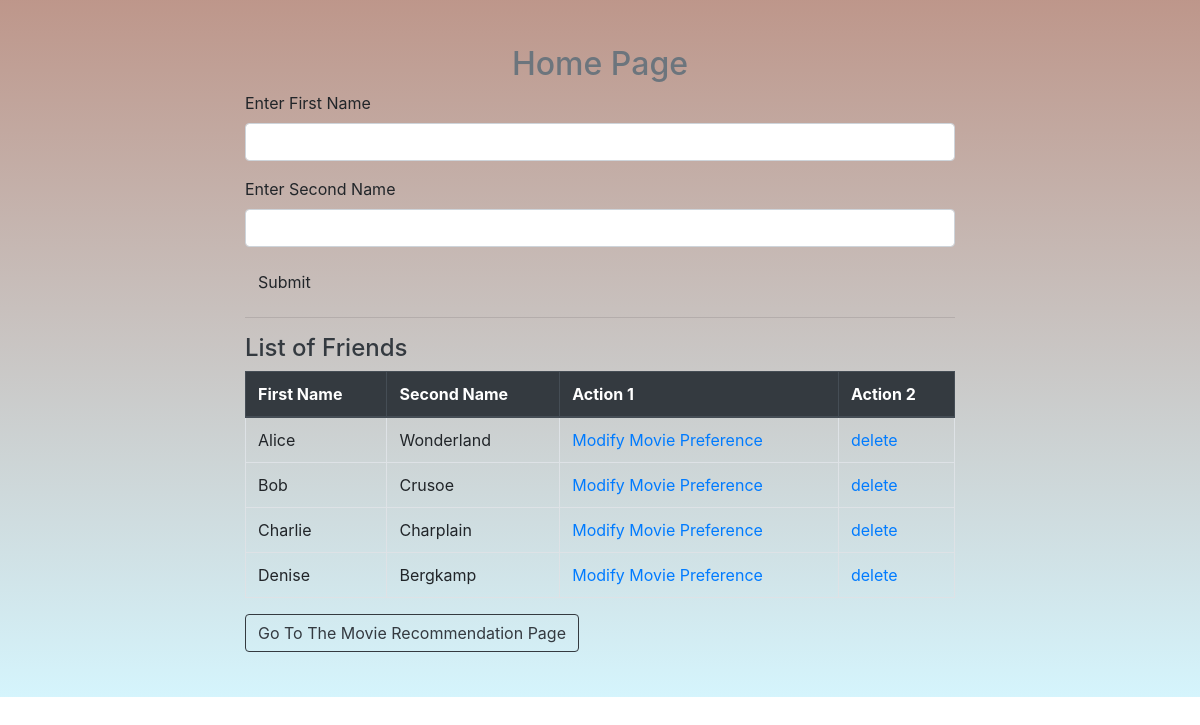
The page / on the database its author committed.
### app/Homepage/model.py (models this page shows, shortened)
class Friends(db.Model):
    id = db.Column(db.Integer, primary_key = True)
    firstName = db.Column(db.String(45), nullable = False)
    secondName = db.Column(db.String(200), nullable = False)

### app/Homepage/routes.py (the view, shortened to what this page needs)
@home_bp.route('/', methods = ['POST', 'GET'])
def Home():
    friends = Friends.query.all()
    form = FriendsInput()
    errors = []
    return render_template('index.html', friends = friends, form = form)

### app/Homepage/form.py
class FriendsInput(FlaskForm):
    firstName = StringField("Enter First Name", validators=[DataRequired()])
    secondName = StringField("Enter Second Name", validators=[DataRequired()])
    submit = SubmitField('Submit')

### app/Homepage/templates/index.html (shortened to what this page needs)
{% extends 'base.html' %}
{% import 'bootstrap/wtf.html' as wtf %}
{% block content %}
<div class="home">
    <div class="home-content col-8 mx-auto">
        <h2 class="text-muted text-center">Home Page</h2>
        <div class="">
            {{ wtf.quick_form(form) }}
        </div>
        <hr/>
        <h4 class="text-dark">List of Friends</h4>
        <table class="table table-bordered">
            <thead class="thead-dark">
                <tr>
                    <th>First Name</th>
                    <th>Second Name</th>
                    <th> Action 1 </th>
                    <th> Action 2 </th>
                </tr>
            </thead>
            <tbody>
                {% if friends | length > 0 %}
                {% for friend in friends %}
                    <tr>
                        <td>{{friend.firstName}}</td>
                        <td>{{friend.secondName}}</td>
                        <td><a href="{{ url_for('movies.AddMovies', id = friend.id) }}">Modify Movie Preference</a></td>
                        <td>
                            <a href = "{{url_for ('Home.delete', _id = friend.id)}}"
                           onclick = "{if(confirm ( 'Delete record permanently?'))
                           {this. document.formname.submit (); return true;} return false;} "
                            title="Permanently delete {{friend.firstName}}'s details and movies list."> delete </a>
                        </td>
                    </tr>
                {% endfor %}
                {% else %}
                <p>You've Not entered any friend</p>
                {% endif %}
            </tbody>
        </table>
        <a class="btn btn-outline-dark" href="{{ url_for('movies.RecommendMovie') }}">Go To The Movie Recommendation Page</a>
    </div>
</div>
{% endblock %}

### app/static/main.css (style rules this page uses)
.home { height: auto; padding: 45px 45px; background: linear-gradient(hsla(14, 69%, 29%, 0.502), rgba(171, 234, 250, 0.5)); }

### rows shown on the page
Friends: firstName "Alice", secondName "Wonderland"
Friends: firstName "Bob", secondName "Crusoe"
Friends: firstName "Charlie", secondName "Charplain"
Friends: firstName "Denise", secondName "Bergkamp"
